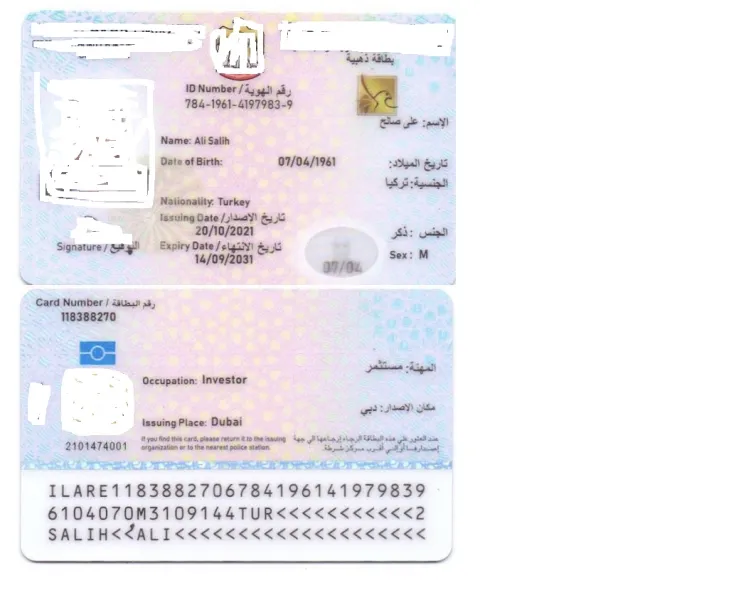
#> input picture ocr/img/02.webp, 746 x 600 px
$ python get_info_from_img.py
#> lines starting #> are read from the running program, lines starting #| are printed output that depends on the picture; after the words box and inside, x2 and y2 are one past the last pixel; in counts of white or black regions, pixels touching at a corner belong together
import cv2
import numpy as np
from PIL import Image
import pytesseract

# Specify Tesseract path if needed (Windows example)
pytesseract.pytesseract.tesseract_cmd = r'C:\Program Files\Tesseract-OCR\tesseract.exe'

def preprocess_image(image_path):
    # Load the image in grayscale mode
#> called with image_path = './img/02.webp'
    img = cv2.imread(image_path, cv2.IMREAD_GRAYSCALE)
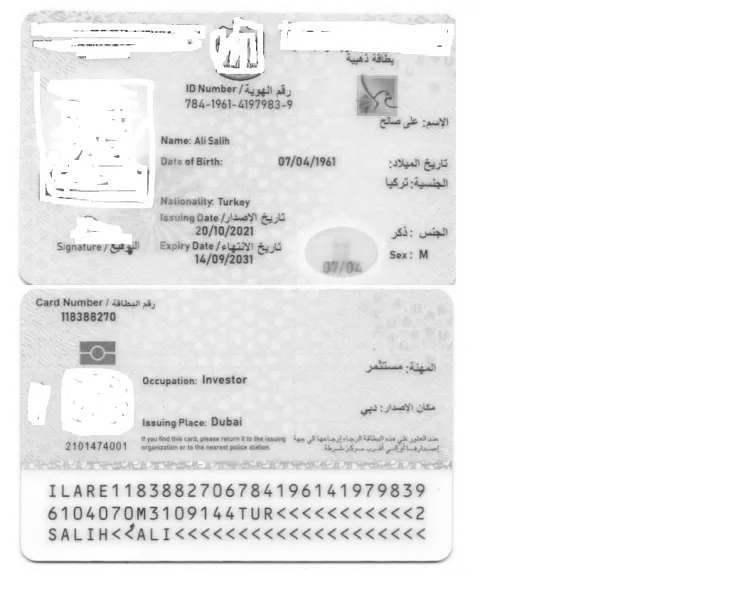
#> img: shape (600, 746); min 43, max 255, mean 238.6

    img = cv2.convertScaleAbs(img, alpha=1.5, beta=20)
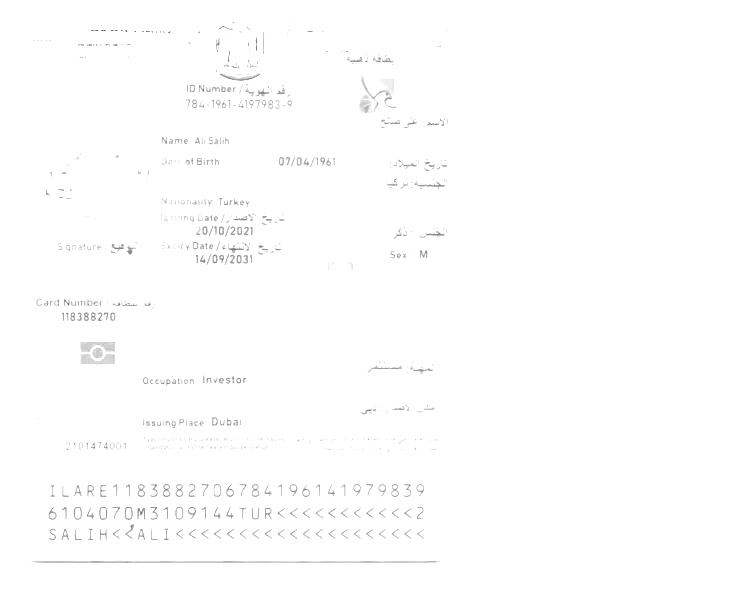
#> img: shape (600, 746); min 84, max 255, mean 253.7

    # Resize the image to enhance small text (optional)
    img = cv2.resize(img, None, fx=1.5, fy=1.5, interpolation=cv2.INTER_LINEAR)
#> img: shape (900, 1119)

    # Apply Gaussian Blur to reduce noise
    img = cv2.GaussianBlur(img, (5, 5), 1)

    # Binarize the image (convert to pure black and white)
    _, img = cv2.threshold(img, 127, 255, cv2.THRESH_BINARY + cv2.THRESH_OTSU)
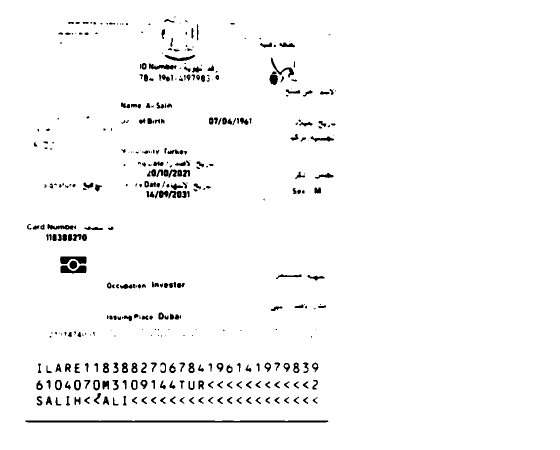
#> img: shape (900, 1119) (shown at 1/2 size); 97.3% white; 396 black regions (117 under 20 px), largest, box (x1, y1, x2, y2) and area: (50, 841, 657, 845) 2375, (120, 513, 173, 528) 590, (121, 531, 173, 547) 580

    # Save the preprocessed image (optional, for debugging)
    cv2.imwrite("preprocessed_image.png", img)

    return img

def extract_text_from_image(image_path):
    # Preprocess the image
    preprocessed_img = preprocess_image(image_path)

    # Convert OpenCV image back to PIL format for Tesseract
    pil_img = Image.fromarray(preprocessed_img)

    # Configure Tesseract with PSM 6 (block of text) and OEM 1 (LSTM)
    custom_config = r'--oem 1 --psm 6'

    # Extract text from the preprocessed image
    extracted_text = pytesseract.image_to_string(pil_img, config=custom_config)

    print("Extracted Text:\n", extracted_text)

# Specify the path to your image
image_path = "./img/02.webp"

extract_text_from_image(image_path)
#> (the call stopped at in extract_text_from_image, `extracted_text = pytesseract.image_to_string(pil_img, config=custom_co..`: pytesseract is not available in this run)
